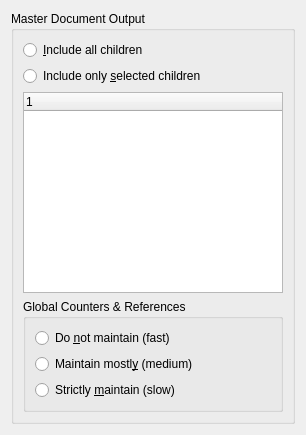
<?xml version="1.0" encoding="UTF-8"?>
<ui version="4.0">
 <class>MasterChildUi</class>
 <widget class="QWidget" name="MasterChildUi">
  <property name="geometry">
   <rect>
    <x>0</x>
    <y>0</y>
    <width>306</width>
    <height>435</height>
   </rect>
  </property>
  <property name="windowTitle">
   <string/>
  </property>
  <layout class="QGridLayout" name="gridLayout_3">
   <item row="0" column="0">
    <widget class="QGroupBox" name="includeonlyGB">
     <property name="title">
      <string>Master Document Output</string>
     </property>
     <property name="flat">
      <bool>true</bool>
     </property>
     <layout class="QGridLayout" name="gridLayout_2">
      <item row="0" column="0">
       <widget class="QRadioButton" name="includeallRB">
        <property name="toolTip">
         <string>Include all subdocuments in the output</string>
        </property>
        <property name="text">
         <string>&amp;Include all children</string>
        </property>
       </widget>
      </item>
      <item row="1" column="0">
       <widget class="QRadioButton" name="includeonlyRB">
        <property name="toolTip">
         <string>Include only the selected subdocuments in the output</string>
        </property>
        <property name="text">
         <string>Include only &amp;selected children</string>
        </property>
       </widget>
      </item>
      <item row="2" column="0">
       <widget class="QTreeWidget" name="childrenTW">
        <column>
         <property name="text">
          <string notr="true">1</string>
         </property>
        </column>
       </widget>
      </item>
      <item row="3" column="0">
       <widget class="QGroupBox" name="maintainGB">
        <property name="toolTip">
         <string>Here you can set up the handling of counters and references with regard to the excluded child documents.</string>
        </property>
        <property name="title">
         <string>Global Counters &amp;&amp; References</string>
        </property>
        <layout class="QGridLayout" name="gridLayout">
         <item row="0" column="0">
          <widget class="QRadioButton" name="maintainCRNoneRB">
           <property name="toolTip">
            <string>All counters and references of excluded child documents will be ignored, thus the counters in the output will differ from an output of the complete document. 
This is the fastest method. Use this if you do not need correct counter values and references.</string>
           </property>
           <property name="text">
            <string>Do &amp;not maintain (fast)</string>
           </property>
          </widget>
         </item>
         <item row="1" column="0">
          <widget class="QRadioButton" name="maintainCRMostlyRB">
           <property name="toolTip">
            <string>Counters and references of excluded child documents will be set up once and adapted if an excluded document has been modified. This sets up counters and references correctly in most cases, but it does not adjust page references to unincluded children that change due to changes of included files. 
This is significantly faster than &quot;Strictly maintain&quot;. Use this if you need correct counters and more or less correct references.</string>
           </property>
           <property name="text">
            <string>Maintain mostl&amp;y (medium)</string>
           </property>
          </widget>
         </item>
         <item row="2" column="0">
          <widget class="QRadioButton" name="maintainCRStrictRB">
           <property name="toolTip">
            <string>Assure that all counters and references are identical to the complete document. This can be much slower than the first two methods. 
Use this if you absolutely need correct counters.</string>
           </property>
           <property name="text">
            <string>Strictly &amp;maintain (slow)</string>
           </property>
          </widget>
         </item>
        </layout>
       </widget>
      </item>
     </layout>
    </widget>
   </item>
  </layout>
 </widget>
 <includes>
  <include location="local">qt_i18n.h</include>
 </includes>
 <resources/>
 <connections/>
</ui>
